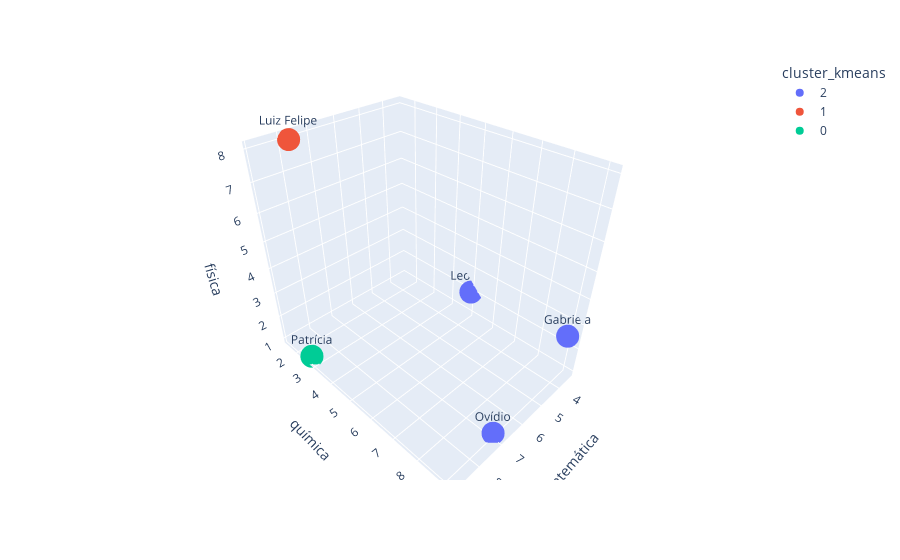

Source (notebook cell):
### Code cell
# Gráfico 3D dos clusters
fig = px.scatter_3d(dados_vest, 
                    x='matemática', 
                    y='química', 
                    z='física',
                    color='cluster_kmeans',
                    text=dados_vest.estudante)
fig.show()

### Figure 1 — Plotly figure (JSON) as saved in the notebook; plotly's stock layout.template omitted (floating-point values rounded to 4 significant figures)
{"data": [{"hovertemplate": "cluster_kmeans=2<br>matemática=%{x}<br>química=%{y}<br>física=%{z}<br>estudante=%{text}<extra></extra>", "legendgroup": "2", "marker": {"color": "#636efa", "symbol": "circle"}, "mode": "markers+text", "name": "2", "scene": "scene", "showlegend": true, "text": ["Gabriela", "Ovídio", "Leonor"], "type": "scatter3d", "x": [3.7, 7, 3.4], "y": [9.1, 9, 5], "z": [2.7, 1, 2]}, {"hovertemplate": "cluster_kmeans=1<br>matemática=%{x}<br>química=%{y}<br>física=%{z}<br>estudante=%{text}<extra></extra>", "legendgroup": "1", "marker": {"color": "#EF553B", "symbol": "circle"}, "mode": "markers+text", "name": "1", "scene": "scene", "showlegend": true, "text": ["Luiz Felipe"], "type": "scatter3d", "x": [7.8], "y": [1.5], "z": [8]}, {"hovertemplate": "cluster_kmeans=0<br>matemática=%{x}<br>química=%{y}<br>física=%{z}<br>estudante=%{text}<extra></extra>", "legendgroup": "0", "marker": {"color": "#00cc96", "symbol": "circle"}, "mode": "markers+text", "name": "0", "scene": "scene", "showlegend": true, "text": ["Patrícia"], "type": "scatter3d", "x": [8.9], "y": [2.7], "z": [1]}], "layout": {"legend": {"title": {"text": "cluster_kmeans"}, "tracegroupgap": 0}, "margin": {"t": 60}, "scene": {"domain": {"x": [0, 1], "y": [0, 1]}, "xaxis": {"title": {"text": "matemática"}}, "yaxis": {"title": {"text": "química"}}, "zaxis": {"title": {"text": "física"}}}}}
